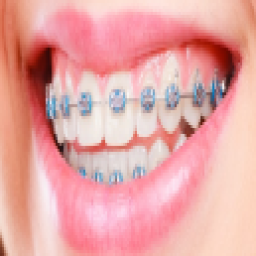
#> input picture crop_mouth/success/11_real.png, 256 x 256 px; its folder holds 4 pictures in this run
$ python plotHistogram.py
#> lines starting #> are read from the running program, lines starting #| are printed output that depends on the picture
# importing required libraries of opencv
import cv2
import glob
import random as rd
from scipy.stats import wasserstein_distance
import numpy as np
from matplotlib import pyplot as plt


hist_success, hist_failure = [], []
def showMultiPlot(path, color, title, i):
#> called with path = './crop_mouth/success/*.png', color = 'green', title = 'success', i = 0
    list_images = [cv2.imread(file) for file in glob.glob(path)]
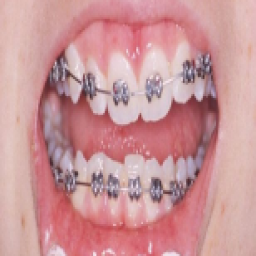
#> input picture crop_mouth/success/1_real.png, 256 x 256 px
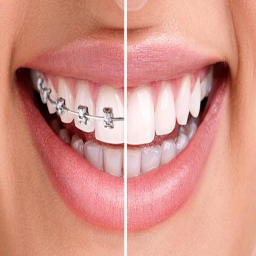
#> input picture crop_mouth/success/23_real.png, 256 x 256 px
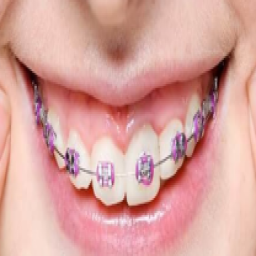
#> input picture crop_mouth/success/41_real.png, 256 x 256 px
#> list_images = 4 items
    print(list_images[0].shape)
#| (256, 256, 3)
    images = []
    for i in range(0, 50):
        images.append(rd.choice(list_images))
#> after the loop, images = 50 items
    # find frequency of pixels in range 0-255
    hists = []
    for img in images:
        hists.append(cv2.calcHist([img], [0], None, [256], [0, 256]))
#> this loop made 50 passes
#> after the loop, hists = 50 items

    plt.plot(sum(hists) / len(hists), color=color, label=title)
    if title == "success":
        plt.savefig(f"./random_hist/success_{i}.png")
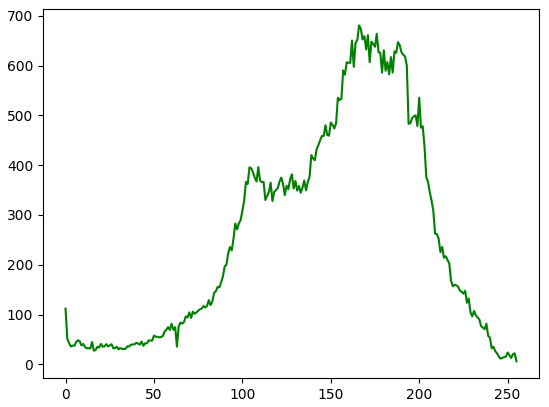
#> figure drawn by matplotlib, 1 panel; curve peaks at x = 166, y = 680.6

    else:
        plt.savefig(f"./random_hist/failure_{i}.png")
    return sum(hists) / len(hists)

w_hist = []
for i in range(0, 50):
    hist_success = np.array(showMultiPlot("./crop_mouth/success/*.png", "green", "success", i))
#> hist_success = 256 values, max 680.6 at index 166, min 5.88 at index 255, mean 256
    hist_failure = showMultiPlot("./crop_mouth/failure/*.png", "red", "failure", i)
#> (the run stopped early here; a loop or call above may not have finished)
